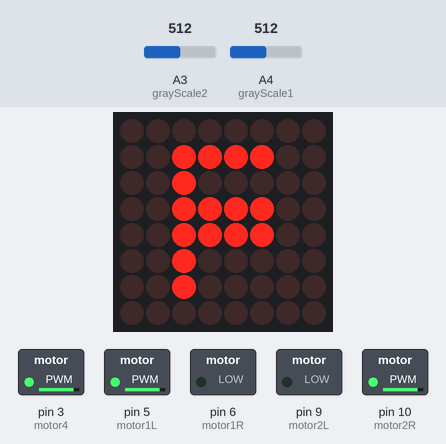
The sketch below on a simulated Arduino Uno, built with avr-gcc and run on an emulated ATmega328P. Shown: 8×8 LED matrix, switched loads named in the sketch (green lamp = pin HIGH). Inputs (shaded band) come from the test bench; at power-on: A3 (grayScale2) = 512, A4 (grayScale1) = 512. Pins used as bus, display or sensor lines are not drawn.

Above: at 1.2 s.
1.3 s: A3 (grayScale2) set to 184
2.8 s: A3 (grayScale2) set to 152
At 3.2 s:
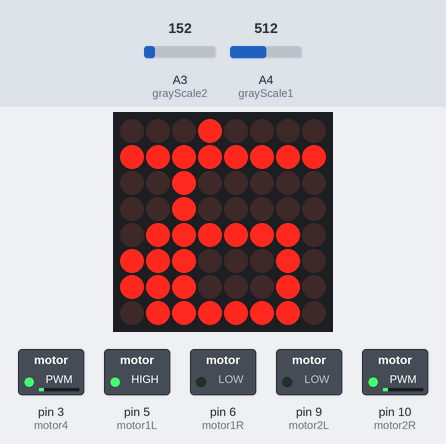
4.3 s: A4 (grayScale1) set to 134
5.8 s: A4 (grayScale1) set to 111
At 6.2 s:
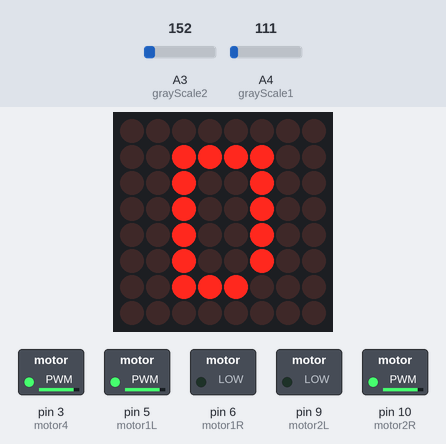
7.3 s: A3 (grayScale2) set to 180
At 8.3 s:
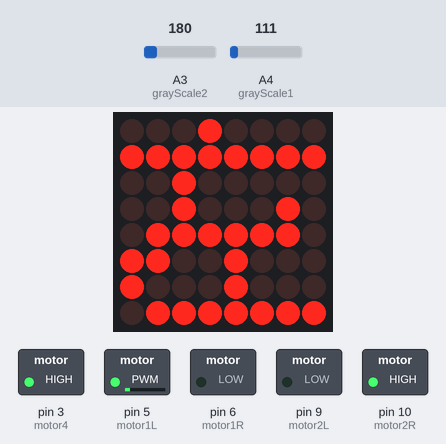
8.8 s: A3 (grayScale2) set to 160
At 9.1 s:
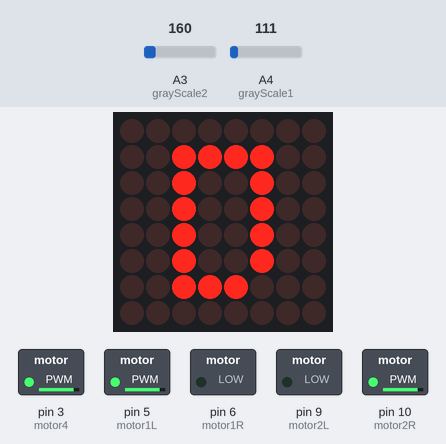
Timing chart, 0 to 11.3 s (numbered marks = the images above; inputs shaded):
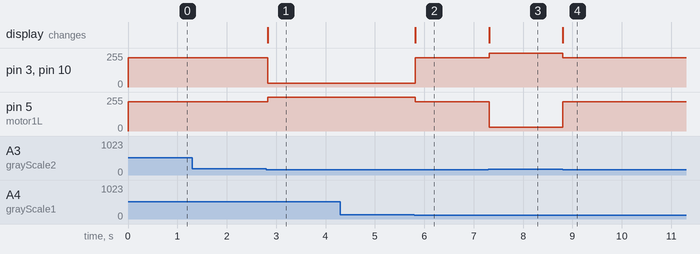

The sketch:

gc.ino
```cpp
#include <Servo.h>
#include "LedControl.h"
#define grayScale1 A4
#define grayScale2 A3
#define motor1L 5
#define motor1R 6
#define motor2L 9
#define motor2R 10
//右轮
#define motor3 11
//左轮
#define motor4 3
#define servo1 4
#define encoderTime 50

// 常量
int SPEED = 220;
int theta = 0; // 左右轮速度差
int deltaPWM = 190;

//初始化目标速度
int expectedPWML = SPEED;
int expectedPWMR = SPEED - theta;
//int Expectedspeed =

//采集到黑线时，传感器为低电平
int gS1 = 1;
int gS2 = 1;
int thresholdR = 170; // 180
int thresholdL = 120;
LedControl lc=LedControl(12,11,13,1);

void setup() {
  // put your setup code here, to run once:
  pinMode(grayScale1,INPUT);
  pinMode(grayScale2,INPUT);
  pinMode(motor1L,OUTPUT);
  pinMode(motor1R,OUTPUT);
  pinMode(motor2L,OUTPUT);
  pinMode(motor2R,OUTPUT);
  pinMode(motor3,OUTPUT);
  pinMode(motor4,OUTPUT);
  //MsTimer2::set(encoderTime, pidMotorControl);
 //MsTimer2::start();
  lc.shutdown(0,false);
  lc.setIntensity(0,8);
  lc.clearDisplay(0);
  //一开始匀加速
  //uniformSpeedUp();

  Serial.begin(9600);
}

void loop() {
  // put your main code here, to run repeatedly:
  pidMotorControl();
//  Serial.print(analogRead(grayScale1));
//  Serial.print(",");
//  Serial.println(analogRead(grayScale2));
  delay(50);
}

void motorRun(int left, int right)
{
  left = left > 255 ? 255 : left;
  left = left <= 0 ? 0 : left;
  right = right > 255 ? 255 : right;
  right = right <= 0 ? 0 : right;
  analogWrite(motor1L,left);
  analogWrite(motor2R,right);
  analogWrite(motor3,left);
  analogWrite(motor4,right);
}

//void uniformSpeedUp()
//{
//  for(int i=0;i<=20;i++)
//  {
//    analogWrite(motor1L,10*i);
//    analogWrite(motor2R,10*i);
//    delay(50);
//  }
//  //digitalWrite(motor3,HIGH);
//  //digitalWrite(motor4,HIGH);
//}

void turnRight(){
  lc.setRow(0,0,B00010000);
  lc.setRow(0,1,B11111111);
  lc.setRow(0,2,B00100000);
  lc.setRow(0,3,B00100000);
  lc.setRow(0,4,B01111110);
  lc.setRow(0,5,B11100010);
  lc.setRow(0,6,B11100010);
  lc.setRow(0,7,B01111110);
}

void turnLeft(){
  lc.setRow(0,0,B00010000);
  lc.setRow(0,1,B11111111);
  lc.setRow(0,2,B00100000);
  lc.setRow(0,3,B00100010);
  lc.setRow(0,4,B01111110);
  lc.setRow(0,5,B11001000);
  lc.setRow(0,6,B10001000);
  lc.setRow(0,7,B01111111);
}

void forward(){
  lc.setRow(0,0,B00000000);
  lc.setRow(0,1,B00111100);
  lc.setRow(0,2,B00100000);
  lc.setRow(0,3,B00111100);
  lc.setRow(0,4,B00111100);
  lc.setRow(0,5,B00100000);
  lc.setRow(0,6,B00100000);
  lc.setRow(0,7,B00000000);
}

void down(){
  lc.setRow(0,0,B00000000);
  lc.setRow(0,1,B00111100);
  lc.setRow(0,2,B00100100);
  lc.setRow(0,3,B00100100);
  lc.setRow(0,4,B00100100);
  lc.setRow(0,5,B00100100);
  lc.setRow(0,6,B00111000);
  lc.setRow(0,7,B00000000);
}

void pidMotorControl()
{
  gS1 = analogRead(grayScale1);
  gS2 = analogRead(grayScale2);
  gS1 = gS1>thresholdL?1:0;
  gS2 = gS2>thresholdR?1:0;
  //直行
    if(gS1==1&&gS2==1){
    motorRun(expectedPWML,expectedPWMR);
    forward();
    }
  //左转
  if(gS1==0&&gS2==1){
    motorRun(expectedPWML-deltaPWM,expectedPWMR+deltaPWM+theta);
    turnLeft();
    }
  //右转
  if(gS1==1&&gS2==0){
    motorRun(expectedPWML+deltaPWM,expectedPWMR-deltaPWM);
    turnRight();
    }
  //爬坡和爬楼梯
  if(gS1==0&&gS2==0){
    motorRun(expectedPWML,expectedPWMR);
    down();
  }
}
```

Measured:
- the behaviour switches between 171 and 170 on A3 (grayScale2) (found by bisection; images 0 and 1)
- the behaviour switches between 121 and 120 on A4 (grayScale1) (found by bisection; images 1 and 2)
- after the input at 1.3 s, every drawn part: stays the same
- after the input at 2.8 s, pin 3 (motor4), pin 10 (motor2R): 220/255 → 30/255 at once; pin 5 (motor1L): 220/255 → 255/255 at once; the display: changes at once (image 1)
- after the input at 4.3 s, every drawn part: stays the same
- after the input at 5.8 s, pin 3 (motor4), pin 10 (motor2R): 30/255 → 220/255 at once; pin 5 (motor1L): 255/255 → 220/255 at once; the display: changes at once (image 2)
- after the input at 7.3 s, pin 3 (motor4), pin 10 (motor2R): 220/255 → 255/255 at once; pin 5 (motor1L): 220/255 → 30/255 at once; the display: changes at once (image 3)
- after the input at 8.8 s, pin 3 (motor4), pin 10 (motor2R): 255/255 → 220/255 at once; pin 5 (motor1L): 30/255 → 220/255 at once; the display: changes at once (image 4)
